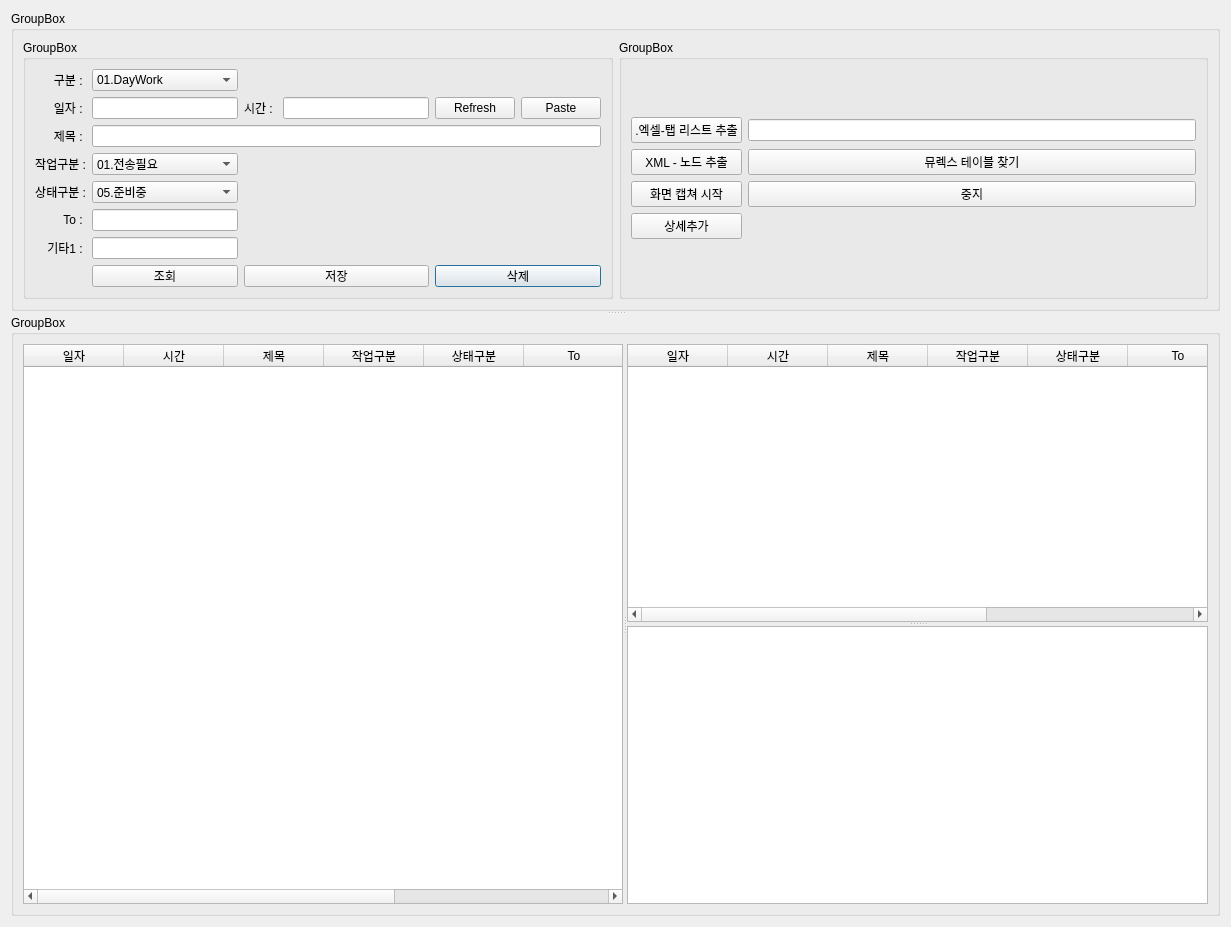
<?xml version="1.0" encoding="UTF-8"?>
<ui version="4.0">
 <class>Dialog</class>
 <widget class="QDialog" name="Dialog">
  <property name="geometry">
   <rect>
    <x>0</x>
    <y>0</y>
    <width>1231</width>
    <height>927</height>
   </rect>
  </property>
  <property name="windowTitle">
   <string>Dialog</string>
  </property>
  <layout class="QGridLayout" name="gridLayout">
   <item row="0" column="0">
    <widget class="QSplitter" name="splitter_2">
     <property name="orientation">
      <enum>Qt::Vertical</enum>
     </property>
     <widget class="QGroupBox" name="groupBox">
      <property name="maximumSize">
       <size>
        <width>16777215</width>
        <height>300</height>
       </size>
      </property>
      <property name="title">
       <string>GroupBox</string>
      </property>
      <layout class="QGridLayout" name="gridLayout_4">
       <item row="0" column="0">
        <widget class="QGroupBox" name="groupBox_3">
         <property name="minimumSize">
          <size>
           <width>200</width>
           <height>0</height>
          </size>
         </property>
         <property name="title">
          <string>GroupBox</string>
         </property>
         <layout class="QGridLayout" name="gridLayout_6">
          <item row="0" column="0">
           <layout class="QGridLayout" name="gridLayout_2">
            <item row="1" column="2">
             <widget class="QLabel" name="label_8">
              <property name="text">
               <string>시간 : </string>
              </property>
             </widget>
            </item>
            <item row="1" column="3">
             <widget class="QLineEdit" name="txtTime"/>
            </item>
            <item row="12" column="4" colspan="2">
             <widget class="QPushButton" name="btnDelete">
              <property name="text">
               <string>삭제</string>
              </property>
             </widget>
            </item>
            <item row="7" column="1">
             <widget class="QComboBox" name="cboStatus">
              <item>
               <property name="text">
                <string>05.준비중</string>
               </property>
              </item>
              <item>
               <property name="text">
                <string>10.대기중</string>
               </property>
              </item>
              <item>
               <property name="text">
                <string>20.작업중</string>
               </property>
              </item>
              <item>
               <property name="text">
                <string>30.작업완료</string>
               </property>
              </item>
              <item>
               <property name="text">
                <string>90.해당없음</string>
               </property>
              </item>
             </widget>
            </item>
            <item row="0" column="0">
             <widget class="QLabel" name="label">
              <property name="text">
               <string>구분 : </string>
              </property>
              <property name="alignment">
               <set>Qt::AlignRight|Qt::AlignTrailing|Qt::AlignVCenter</set>
              </property>
             </widget>
            </item>
            <item row="1" column="4">
             <widget class="QPushButton" name="btnRefresh">
              <property name="text">
               <string>Refresh</string>
              </property>
             </widget>
            </item>
            <item row="1" column="5">
             <widget class="QPushButton" name="btnPaste">
              <property name="text">
               <string>Paste</string>
              </property>
             </widget>
            </item>
            <item row="11" column="1">
             <widget class="QLineEdit" name="txtEtc1"/>
            </item>
            <item row="5" column="0">
             <widget class="QLabel" name="label_4">
              <property name="text">
               <string>작업구분 :</string>
              </property>
              <property name="alignment">
               <set>Qt::AlignRight|Qt::AlignTrailing|Qt::AlignVCenter</set>
              </property>
             </widget>
            </item>
            <item row="9" column="1">
             <widget class="QLineEdit" name="txtTo"/>
            </item>
            <item row="7" column="0">
             <widget class="QLabel" name="label_5">
              <property name="text">
               <string>상태구분 :</string>
              </property>
              <property name="alignment">
               <set>Qt::AlignRight|Qt::AlignTrailing|Qt::AlignVCenter</set>
              </property>
             </widget>
            </item>
            <item row="0" column="1">
             <widget class="QComboBox" name="cboJobDiv1">
              <item>
               <property name="text">
                <string>01.DayWork</string>
               </property>
              </item>
              <item>
               <property name="text">
                <string>02.ToDoList</string>
               </property>
              </item>
             </widget>
            </item>
            <item row="9" column="0">
             <widget class="QLabel" name="label_6">
              <property name="text">
               <string>To : </string>
              </property>
              <property name="alignment">
               <set>Qt::AlignRight|Qt::AlignTrailing|Qt::AlignVCenter</set>
              </property>
             </widget>
            </item>
            <item row="1" column="0">
             <widget class="QLabel" name="label_2">
              <property name="text">
               <string>일자 : </string>
              </property>
              <property name="alignment">
               <set>Qt::AlignRight|Qt::AlignTrailing|Qt::AlignVCenter</set>
              </property>
             </widget>
            </item>
            <item row="3" column="1" colspan="5">
             <widget class="QLineEdit" name="txtTitle"/>
            </item>
            <item row="11" column="0">
             <widget class="QLabel" name="label_7">
              <property name="text">
               <string>기타1 : </string>
              </property>
              <property name="alignment">
               <set>Qt::AlignRight|Qt::AlignTrailing|Qt::AlignVCenter</set>
              </property>
             </widget>
            </item>
            <item row="12" column="2" colspan="2">
             <widget class="QPushButton" name="btnSave">
              <property name="text">
               <string>저장</string>
              </property>
             </widget>
            </item>
            <item row="5" column="1">
             <widget class="QComboBox" name="cboWorkDiv">
              <item>
               <property name="text">
                <string>01.전송필요</string>
               </property>
              </item>
              <item>
               <property name="text">
                <string>02.수신필요</string>
               </property>
              </item>
              <item>
               <property name="text">
                <string>11.확인필요</string>
               </property>
              </item>
              <item>
               <property name="text">
                <string>12.작성필요</string>
               </property>
              </item>
              <item>
               <property name="text">
                <string>21.Meeting약속</string>
               </property>
              </item>
              <item>
               <property name="text">
                <string>22.Meeting</string>
               </property>
              </item>
              <item>
               <property name="text">
                <string>23.주간보고</string>
               </property>
              </item>
              <item>
               <property name="text">
                <string>31.질문함</string>
               </property>
              </item>
              <item>
               <property name="text">
                <string>32.질문받음</string>
               </property>
              </item>
              <item>
               <property name="text">
                <string>41.Review</string>
               </property>
              </item>
              <item>
               <property name="text">
                <string>99.단순참고</string>
               </property>
              </item>
             </widget>
            </item>
            <item row="3" column="0">
             <widget class="QLabel" name="label_3">
              <property name="text">
               <string>제목 : </string>
              </property>
              <property name="alignment">
               <set>Qt::AlignRight|Qt::AlignTrailing|Qt::AlignVCenter</set>
              </property>
             </widget>
            </item>
            <item row="12" column="1">
             <widget class="QPushButton" name="btnQuery">
              <property name="text">
               <string>조회</string>
              </property>
             </widget>
            </item>
            <item row="1" column="1">
             <widget class="QLineEdit" name="txtDay"/>
            </item>
           </layout>
          </item>
         </layout>
        </widget>
       </item>
       <item row="0" column="1">
        <widget class="QGroupBox" name="groupBox_4">
         <property name="minimumSize">
          <size>
           <width>500</width>
           <height>0</height>
          </size>
         </property>
         <property name="title">
          <string>GroupBox</string>
         </property>
         <layout class="QGridLayout" name="gridLayout_5">
          <item row="0" column="0">
           <layout class="QGridLayout" name="gridLayout_7">
            <item row="0" column="1">
             <widget class="QLineEdit" name="txtMurexFindKey"/>
            </item>
            <item row="1" column="1">
             <widget class="QPushButton" name="btnFindMurexTable">
              <property name="text">
               <string>뮤렉스 테이블 찾기</string>
              </property>
             </widget>
            </item>
            <item row="0" column="0">
             <widget class="QPushButton" name="btnExcelTabList">
              <property name="text">
               <string>.엑셀-탭 리스트 추출</string>
              </property>
             </widget>
            </item>
            <item row="2" column="1">
             <widget class="QPushButton" name="btnCaptureStop">
              <property name="text">
               <string>중지</string>
              </property>
             </widget>
            </item>
            <item row="2" column="0">
             <widget class="QPushButton" name="btnCaptureStart">
              <property name="text">
               <string>화면 캡쳐 시작</string>
              </property>
             </widget>
            </item>
            <item row="1" column="0">
             <widget class="QPushButton" name="btnGetXMLNode">
              <property name="text">
               <string>XML - 노드 추출</string>
              </property>
             </widget>
            </item>
            <item row="3" column="0">
             <widget class="QPushButton" name="btnAddDetail">
              <property name="text">
               <string>상세추가</string>
              </property>
             </widget>
            </item>
           </layout>
          </item>
         </layout>
        </widget>
       </item>
      </layout>
     </widget>
     <widget class="QGroupBox" name="groupBox_2">
      <property name="title">
       <string>GroupBox</string>
      </property>
      <layout class="QGridLayout" name="gridLayout_3">
       <item row="0" column="0">
        <widget class="QSplitter" name="splitter_3">
         <property name="orientation">
          <enum>Qt::Horizontal</enum>
         </property>
         <widget class="QTableWidget" name="tblFiles">
          <property name="minimumSize">
           <size>
            <width>600</width>
            <height>0</height>
           </size>
          </property>
          <column>
           <property name="text">
            <string>일자</string>
           </property>
          </column>
          <column>
           <property name="text">
            <string>시간</string>
           </property>
          </column>
          <column>
           <property name="text">
            <string>제목</string>
           </property>
          </column>
          <column>
           <property name="text">
            <string>작업구분</string>
           </property>
          </column>
          <column>
           <property name="text">
            <string>상태구분</string>
           </property>
          </column>
          <column>
           <property name="text">
            <string>To</string>
           </property>
          </column>
          <column>
           <property name="text">
            <string>Contents</string>
           </property>
          </column>
          <column>
           <property name="text">
            <string>기타1</string>
           </property>
          </column>
         </widget>
         <widget class="QSplitter" name="splitter">
          <property name="orientation">
           <enum>Qt::Vertical</enum>
          </property>
          <widget class="QTableWidget" name="tblDetails">
           <property name="minimumSize">
            <size>
             <width>0</width>
             <height>0</height>
            </size>
           </property>
           <column>
            <property name="text">
             <string>일자</string>
            </property>
           </column>
           <column>
            <property name="text">
             <string>시간</string>
            </property>
           </column>
           <column>
            <property name="text">
             <string>제목</string>
            </property>
           </column>
           <column>
            <property name="text">
             <string>작업구분</string>
            </property>
           </column>
           <column>
            <property name="text">
             <string>상태구분</string>
            </property>
           </column>
           <column>
            <property name="text">
             <string>To</string>
            </property>
           </column>
           <column>
            <property name="text">
             <string>Contents</string>
            </property>
           </column>
           <column>
            <property name="text">
             <string>기타1</string>
            </property>
           </column>
          </widget>
          <widget class="QTextEdit" name="txtContents"/>
         </widget>
        </widget>
       </item>
      </layout>
     </widget>
    </widget>
   </item>
  </layout>
 </widget>
 <resources/>
 <connections/>
</ui>
